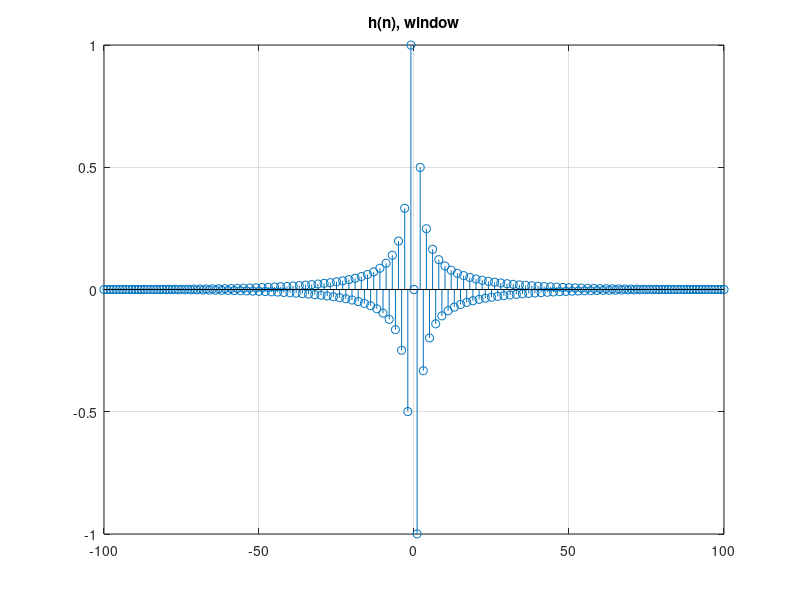
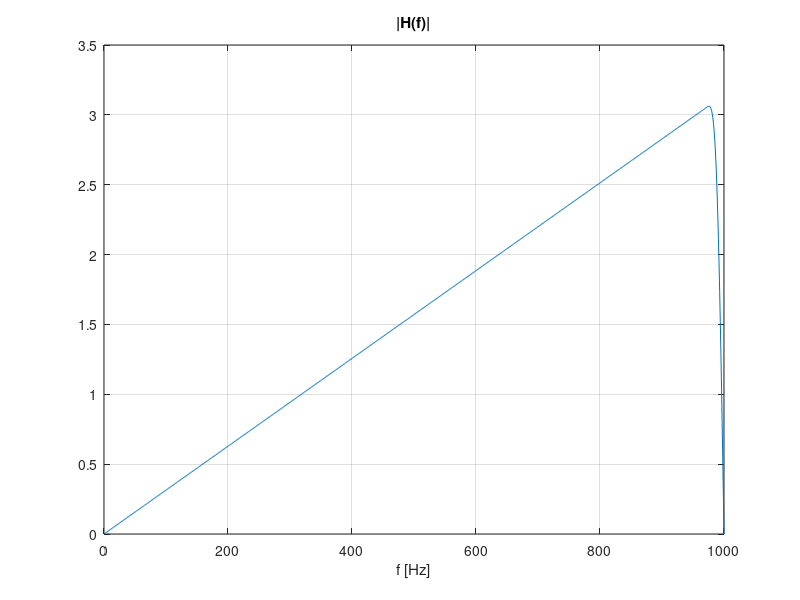
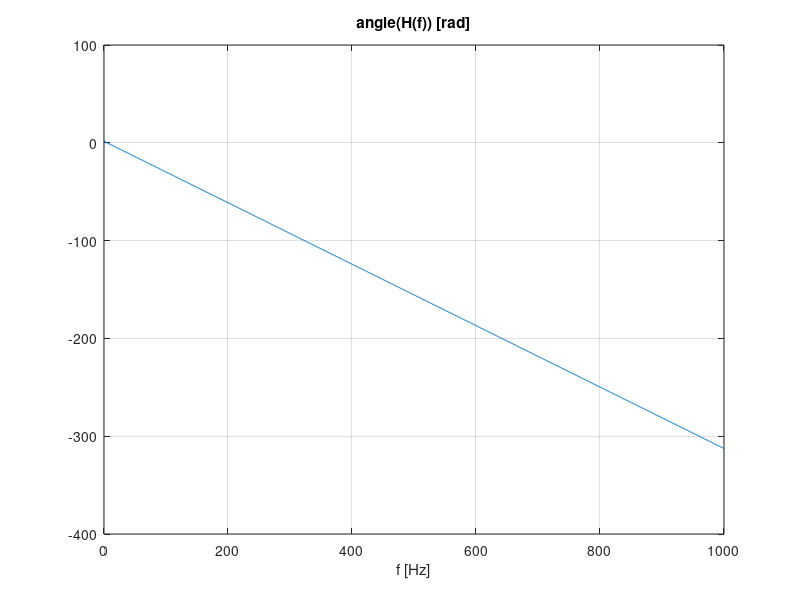
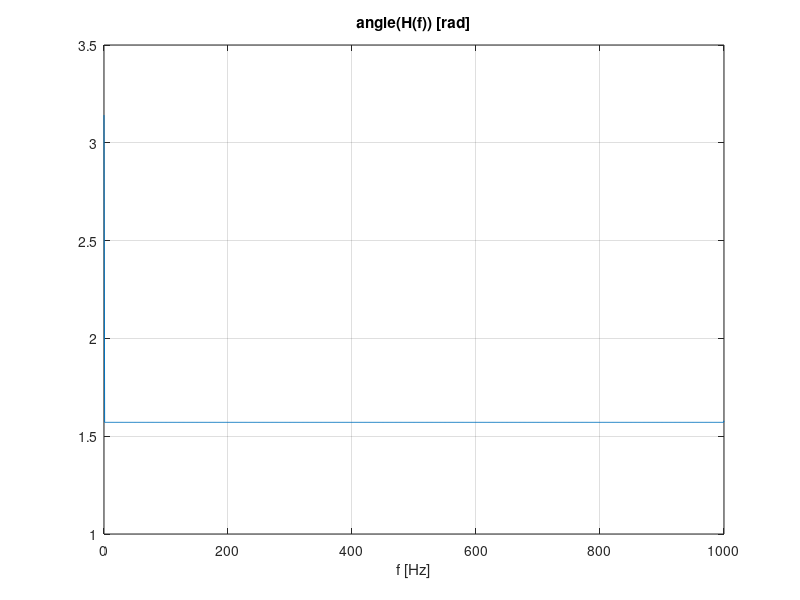

The MATLAB script that drew these images, in order:
% Ex6 Szczygielski 410110
% Digital Signal Processing, AGH

clc; clear; close all; 


%Calculation of differentiation filter weights using the window method and their comparison with
%weights taken from numerical signal differentiation

%M value
M = 100;

N=2*M+1; n=-M:M; h=cos(pi*n)./n; h(M+1)=0;

%windowing
beta = 8;
window = kaiser(N, beta); 
%window = rectwin(N);
%window = hann(N);
%window = blackman(N);

h = h .* window';

%h = 1/12 * [-1, 8, 0, -8, 1]; M=2; N=2*M+1; n = -M:M; % 1/2*[-1 0 1] %weights from numerical representation
stem(n,h); title('h(n), window'); grid; 

%frequency response, amplitude and frequency,
% phase and frequency

fs = 2000; f = 0:1:fs/2; % sampling frequency [Hz], frequencies of interest
z = exp(-1i*2*pi*f/fs); % Z transform variable z^(-1)
H = polyval(h(end:-1:1),z); % FR=TF for z: polynomial value

% H = freqz(h,1,f,fs); % all-in-one Matlab function
figure; plot(f,abs(H)); xlabel('f [Hz]'); title('|H(f)|'); grid;
figure; plot(f,unwrap(angle(H))); xlabel('f [Hz]'); title('angle(H(f)) [rad]'); grid;
figure; plot(f,angle(exp(1i*2*pi*f/fs*M).*H)); xlabel('f [Hz]'); title('angle(H(f)) [rad]'); grid;

%signal differantiation (filtering)
Nx=400; n=0:Nx-1; dt=1/fs; t=dt*n;
fx=50; x=sin(2*pi*fx*t);
y=filter(h,1,x);

%input/output - compare
nx=M+1:Nx-M; ny=2*M+1:Nx;
figure; plot(nx,x(nx),'ro-',nx,y(ny),'bo-'); title('x(n), y(n)'); grid; 
